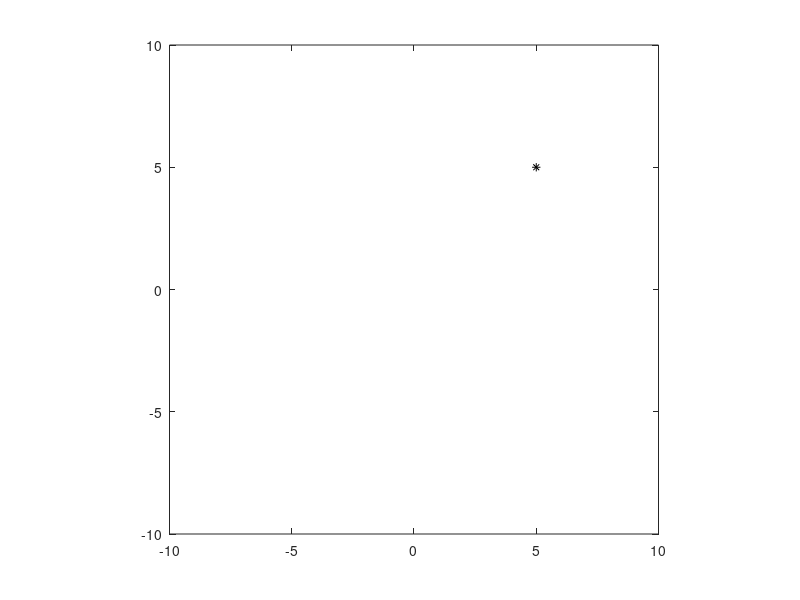

Reproduce this figure in MATLAB. (Note: this script raises an error after producing the figure.)
i=randi([1,1000],1);
plot(input(i,1:4),input(i,5:8),'k-*')
hold on;
axis equal;
axis([-10, 10, -10,10]);
plot(target(i,1:2),target(i,3:4),'bo');
target(i,5)